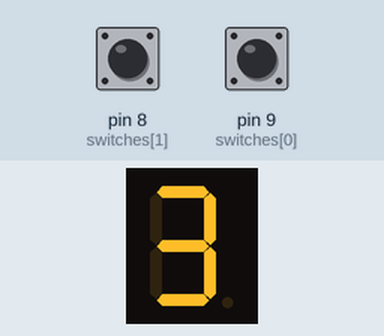
This sketch was run on a simulated Arduino Uno, built with avr-gcc and run on an emulated ATmega328P. On the bench: 1-digit seven-segment display. Wiring (inferred from the names in the program): 1-digit 7-segment display, segments lit when LOW: segments pin 0, pin 1, pin 2, pin 3, pin 4, pin 5, pin 6. Inputs (shaded band) come from the test bench; at power-on: pin 8 (switches[1]) HIGH, pin 9 (switches[0]) HIGH. The segment pins are drawn as the display they are named for.

Above: at 1.2 s.
1.3 s: pin 8 (switches[1]) pulled LOW for 0.15 s
At 1.37 s:
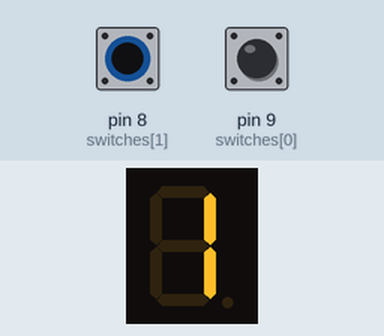
2.9 s: pin 9 (switches[0]) pulled LOW for 0.15 s
At 2.97 s:
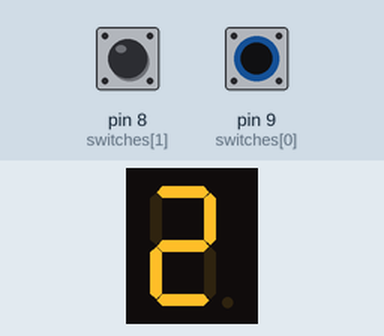
Timing chart, 0 to 5.9 s (numbered marks = the images above; inputs shaded):
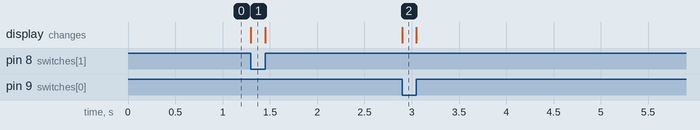

Measured:
- after the input at 1.3 s, the display: changes at once (image 1)
- after the input at 2.9 s, the display: changes at once (image 2)

The sketch:

5.ino
```cpp
const byte digits[4] = {
    // 只需要顯示 0 到 3 的數字
    B11000000,  // 0
    B11111001,  // 1
    B10100100,  // 2
    B10110000   // 3
};

int pins[] = {0, 1, 2, 3, 4, 5, 6};  // A-G 段顯示器的腳位
int switches[] = {9, 8};             // 開關 1 和 開關 2 的腳位

void setup() {
    for (int i = 0; i < 7; i++) {
        pinMode(pins[i], OUTPUT);  // 設定 A-G 段顯示器的腳位為輸出
    }
    for (int i = 0; i < 2; i++) {
        pinMode(switches[i],
                INPUT_PULLUP);  // 設定開關為輸入，並啟用內建上拉電阻
    }
}

void loop() {
    int value = 0;

    // 根據開關狀態計算數字值
    for (int i = 0; i < 2; i++) {
        if (digitalRead(switches[i]) == HIGH) {
            value += (1 << i);  // 根據開關的位元值累加計算結果
        }
    }

    // 使用 `digits` 陣列顯示對應數字
    byte segments = digits[value];
    for (int i = 0; i < 7; i++) {
        digitalWrite(pins[i], bitRead(segments, i));  // 根據對應位元設定段狀態
    }
}
```
